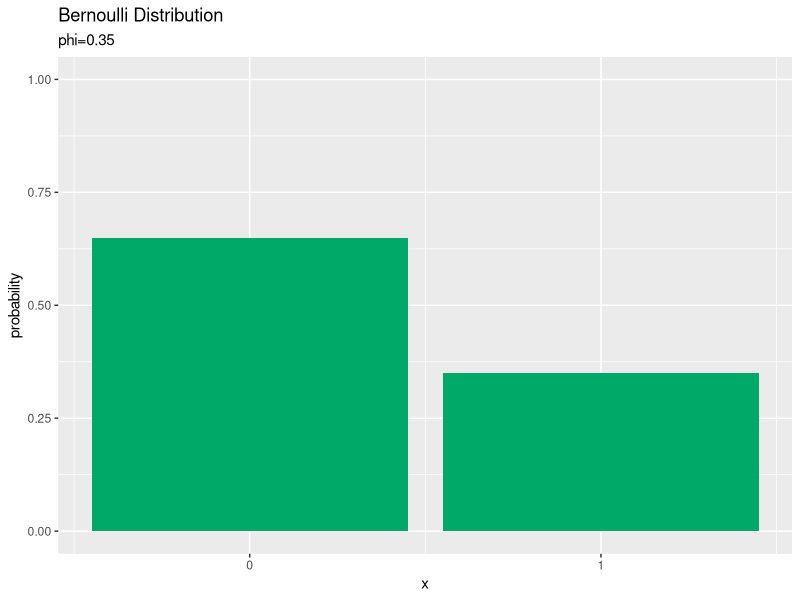
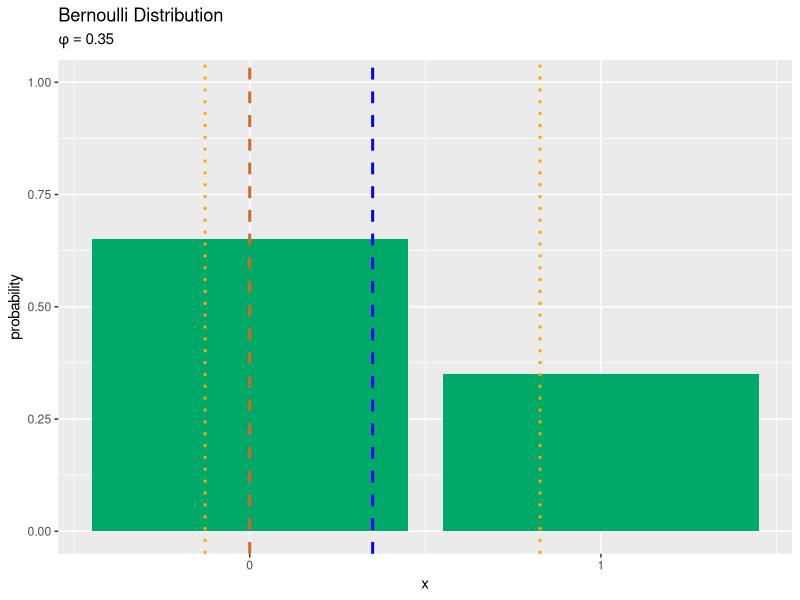
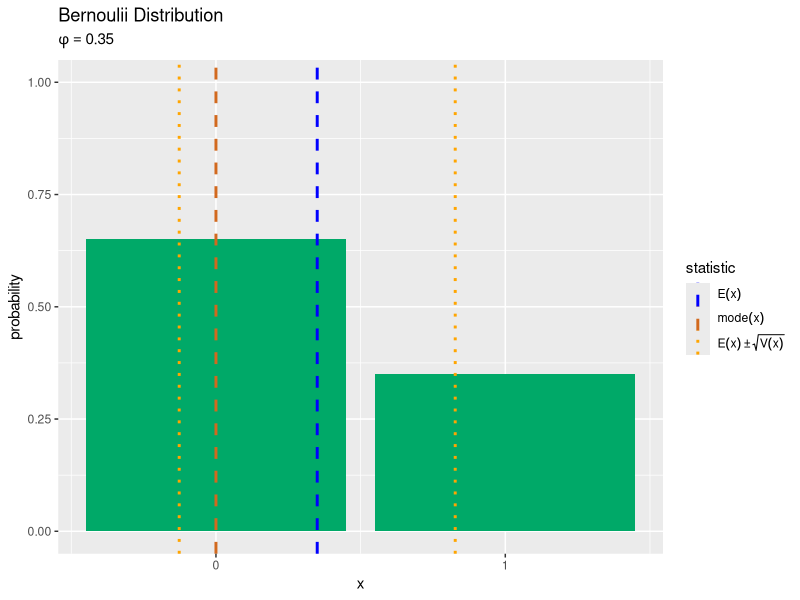
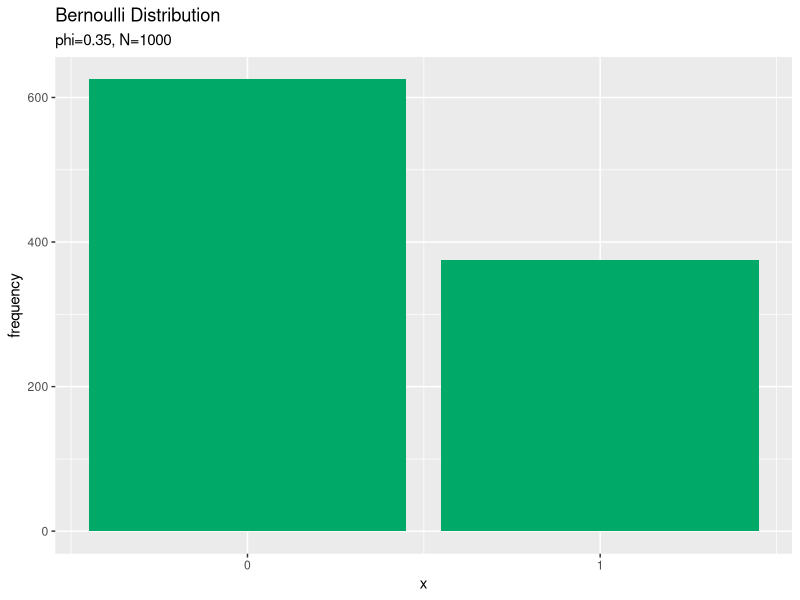
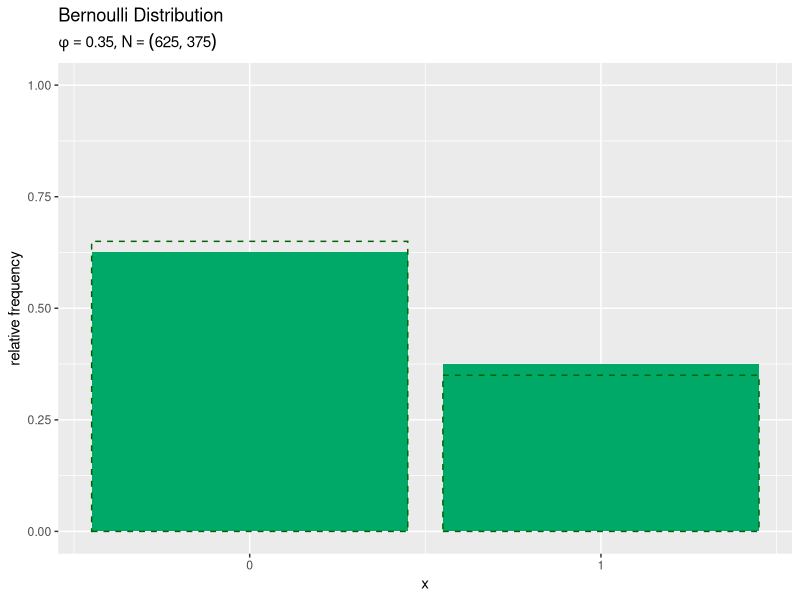

Write R code to recreate these figures, in order.
## ---- chunk 1
knitr::opts_chunk$set(
  echo = TRUE, 
  message = FALSE, error = FALSE, warning = FALSE, # メッセージを非表示
  fig.align = "center", # 画像を中央揃え
  fig.width = 5, fig.height = 4, # 画像のサイズ
  dev = "cairo_pdf", dev.args = list(family = "ipaexg"), # {ggplot2}に日本語を組み込む場合の対処
  class.source = "numberLines lineAnchors", # ソースを番号付けする
  class.output = "numberLines lineAnchors chunkout" # 出力を番号付けする
)
## ---- chunk 2
# パラメータを指定
phi <- 0.35

# 確率変数の値を指定:(0, 1)
x <- 1
## ---- chunk 3
# 定義式により確率を計算
prob <- phi^x * (1 - phi)^(1 - x)
prob
## ---- chunk 4
# 対数をとった定義式により確率を計算
log_prob <- x * log(phi) + (1 - x) * log(1 - phi)
prob <- exp(log_prob)
prob; log_prob
## ---- chunk 5
# 二項分布の関数により確率を計算
prob <- dbinom(x = x, size = 1, prob = phi)
prob
## ---- chunk 6
# 二項分布の対数をとった関数により確率を計算
log_prob <- dbinom(x = x, size = 1, prob = phi, log = TRUE)
prob <- exp(log_prob)
prob; log_prob
## ---- chunk 7
# ベクトルに変換
phi_v <- c(1 - phi, phi)
x_v <- c(1 - x, x)
phi_v; x_v
## ---- chunk 8
# 多項分布の関数により確率を計算
prob <- dmultinom(x = x_v, size = 1, prob = phi_v)
prob
## ---- chunk 9
# 多項分布の対数をとった関数により確率を計算
log_prob <- dmultinom(x = x_v, size = 1, prob = phi_v, log = TRUE)
prob <- exp(log_prob)
prob; log_prob
## ---- chunk 10
# インデックスにより確率を抽出
prob <- phi_v[x+1]
prob
## ---- chunk 11
# 平均を計算
E_x <- phi
E_x
## ---- chunk 12
# 分散を計算
V_x <- phi * (1 - phi)
V_x
## ---- chunk 13
# 最頻値を計算:(注:複数の場合も1つしか返さない)
mode_x <- which.max(c(1 - phi, phi)) - 1
mode_x
## ---- chunk 14
# 歪度を計算
skewness <- (1 - 2 * phi) / sqrt(phi * (1 - phi))
skewness
## ---- chunk 15
# 尖度を計算
kurtosis <- (1 - 6 * phi * (1 - phi)) / (phi * (1 - phi))
kurtosis
## ---- chunk 16
### 資料作成用

# チェック用
library(ggplot2)
## ---- chunk 17
# パラメータを指定
phi <- 0.35
## ---- chunk 18
# xがとり得る値を作成
x_vals <- 0:1
## ---- chunk 19
# ベルヌーイ分布を計算
prob_df <- tidyr::tibble(
  x = x_vals, # 確率変数
  probability = c(1 - phi, phi) # 確率
)
prob_df
## ---- chunk 20
# ベルヌーイ分布を作図
ggplot(data = prob_df, mapping = aes(x = x, y = probability)) + # データ
  geom_bar(stat = "identity", fill = "#00A968") + # 棒グラフ
  scale_x_continuous(breaks = x_vals, labels = x_vals) + # x軸目盛
  ylim(c(0, 1)) + # y軸の表示範囲
  labs(title = "Bernoulli Distribution", 
       subtitle = paste0("phi=", phi), # (文字列表記用)
       #subtitle = parse(text = paste0("phi==", phi)), # (数式表記用)
       x = "x", y = "probability") # ラベル
## ---- chunk 21
# 補助線用の統計量を計算
E_x <- phi
s_x <- sqrt(phi * (1 - phi))
mode_x <- which.max(c(1 - phi, phi)) - 1

# ベルヌーイ分布を作図:線のみ
ggplot(data = prob_df, mapping = aes(x = x, y = probability)) + # データ
  geom_bar(stat = "identity", fill = "#00A968") + # 分布
  geom_vline(xintercept = E_x, color = "blue", size = 1, linetype = "dashed") + # 期待値
  geom_vline(xintercept = E_x-s_x, color = "orange", size = 1, linetype = "dotted") + # 期待値 - 標準偏差
  geom_vline(xintercept = E_x+s_x, color = "orange", size = 1, linetype = "dotted") + # 期待値 + 標準偏差
  geom_vline(xintercept = mode_x, color = "chocolate", size = 1, linetype = "dashed") + # 最頻値
  scale_x_continuous(breaks = x_vals, labels = x_vals) + # x軸目盛
  ylim(c(0, 1)) + # y軸の表示範囲
  labs(title = "Bernoulli Distribution", 
       subtitle = parse(text = paste0("phi==", phi)), 
       x = "x", y = "probability") # ラベル
## ---- chunk 22
# 統計量を格納
stat_df <- tibble::tibble(
  statistic = c(E_x, E_x-s_x, E_x+s_x, mode_x), # 統計量
  type = c("mean", "sd", "sd", "mode") # 色分け用ラベル
)
stat_df
## ---- chunk 23
# 凡例用の設定を作成:(数式表示用)
color_vec <- c(mean = "blue", sd = "orange", mode = "chocolate")
linetype_vec <- c(mean = "dashed", sd = "dotted", mode = "dashed")
label_vec <- c(mean = expression(E(x)), sd = expression(E(x) %+-% sqrt(V(x))), mode = expression(mode(x)))
color_vec; linetype_vec; label_vec
## ---- chunk 24
# 統計量を重ねたベルヌーイ分布のグラフを作成:凡例付き
ggplot() + # データ
  geom_bar(data = prob_df, mapping = aes(x = x, y = probability), 
           stat = "identity", fill = "#00A968") + # 分布
  geom_vline(data = stat_df, mapping = aes(xintercept = statistic, color = type, linetype = type), 
             size = 1) + # 統計量
  scale_x_continuous(breaks = x_vals, labels = x_vals) + # x軸目盛
  scale_color_manual(values = color_vec, labels = label_vec, name = "statistic") + # 線の色:(色指定と数式表示用)
  scale_linetype_manual(values = linetype_vec, labels = label_vec, name = "statistic") + # 線の種類:(線指定と数式表示用)
  theme(legend.text.align = 0) + # 図の体裁:凡例
  ylim(c(0, 1)) + # y軸の表示範囲
  labs(title = "Bernoulii Distribution", 
       subtitle = parse(text = paste0("phi==", phi)), 
       x = "x", y = "probability") # ラベル
## ---- chunk 25
# パラメータとして利用する値を指定
phi_vals <- seq(from = 0, to = 1, by = 0.01)
#length(phi_vals) # フレーム数


# xがとり得る値を作成
x_vals <- 0:1

# パラメータごとにベルヌーイ分布を計算
anime_prob_df <- tidyr::expand_grid(
  x = x_vals, 
  phi = phi_vals
) |> # 全ての組み合わせを作成
  dplyr::arrange(phi, x) |> # パラメータごとに並べ替え
  dplyr::mutate(
    probability = dbinom(x = x, size = 1, prob = phi), 
    parameter = paste0("phi=", phi) |> 
      factor(levels = paste0("phi=", phi_vals)) # フレーム切替用ラベル
  ) # 確率を計算
anime_prob_df
## ---- chunk 26
# パラメータとして利用する値を作成
phi_vals <- seq(from = 0, to = 1, by = 0.01)
#length(phi_vals) # フレーム数


# xがとり得る値を作成
x_vals <- 0:1

# 歪度を計算
skewness_vec <- (1 - 2 * phi_vals) / sqrt(phi_vals * (1 - phi_vals))

# 尖度を計算
kurtosis_vec <- (1 - 6 * phi_vals * (1 - phi_vals)) / (phi_vals * (1 - phi_vals))

# ラベル用のテキストを作成
label_vec <- paste0(
  "phi=", phi_vals, ", skewness=", round(skewness_vec, 3), ", kurtosis=", round(kurtosis_vec, 3)
)
head(label_vec)
## ---- chunk 27
# パラメータごとにベルヌーイ分布を計算
anime_prob_df <- tidyr::expand_grid(
  x = x_vals, 
  phi = phi_vals
) |> # 全ての組み合わせを作成
  dplyr::arrange(phi, x) |> # パラメータごとに並べ替え
  dplyr::mutate(
    probability = dbinom(x = x, size = 1, prob = phi), 
    parameter = rep(label_vec, each = length(x_vals)) |> 
      factor(levels = label_vec) # フレーム切替用ラベル
  ) # 確率を計算
anime_prob_df
## ---- chunk 28
# パラメータごとに統計量を計算
anime_stat_df <- tibble::tibble(
  mean = phi_vals, # 期待値
  sd = sqrt(phi_vals * (1 - phi_vals)), # 標準偏差
  mode = max.col(cbind(1 - phi_vals, phi_vals)) - 1, # 最頻値
  parameter = factor(label_vec, levels = label_vec) # フレーム切替用のラベル
) |> # 統計量を計算
  dplyr::mutate(
    sd_m = mean - sd, 
    sd_p = mean + sd
  ) |> # 期待値±標準偏差を計算
  dplyr::select(!sd) |> # 不要な列を削除
  tidyr::pivot_longer(
    cols = !parameter, 
    names_to = "type", 
    values_to = "statistic"
  ) |> # 統計量の列をまとめる
  dplyr::mutate(
    type = stringr::str_replace(type, pattern = "sd_.", replacement = "sd")) # 期待値±標準偏差のカテゴリを統一
anime_stat_df
## ---- chunk 29
# 凡例用の設定を作成:(数式表示用)
color_vec <- c(mean = "blue", sd = "orange", mode = "chocolate")
linetype_vec <- c(mean = "dashed", sd = "dotted", mode = "dashed")
label_vec <- c(mean = expression(E(x)), sd = expression(E(x) %+-% sqrt(V(x))), mode = expression(mode(x)))
## ---- chunk 30
### 資料作成用

# チェック用
library(magrittr)
library(ggplot2)
## ---- chunk 31
# パラメータを指定
phi <- 0.35

# データ数を指定
N <- 1000
## ---- chunk 32
# ベルヌーイ分布に従う乱数を生成
x_n <- rbinom(n = N, size = 1, prob = phi)
head(x_n)
## ---- chunk 33
# xがとり得る値を作成
x_vals <- 0:1

# サンプルを集計
freq_df <- tidyr::tibble(
  x = x_vals, # 確率変数
  frequency = c(N - sum(x_n), sum(x_n)) # 度数
)
freq_df
## ---- chunk 34
# サンプルのヒストグラムを作成:度数
ggplot(data = freq_df, mapping = aes(x = x, y = frequency)) + # データ
  geom_bar(stat = "identity", fill = "#00A968") + # 度数
  scale_x_continuous(breaks = x_vals, labels = x_vals) + # x軸目盛
  labs(title = "Bernoulli Distribution", 
       subtitle = paste0("phi=", phi, ", N=", N), 
       x = "x", y = "frequency") # ラベル
## ---- chunk 35
# ベルヌーイ分布を計算
prob_df <- tidyr::tibble(
  x = x_vals, # 確率変数
  probability = c(1 - phi, phi) # 確率
)

# サンプルのヒストグラムを作成:相対度数
ggplot() + 
  geom_bar(data = freq_df, mapping = aes(x = x, y = frequency/N), 
           stat = "identity", fill = "#00A968") + # 構成比
  geom_bar(data = prob_df, mapping = aes(x = x, y = probability), 
           stat = "identity", alpha = 0, color = "darkgreen", linetype = "dashed") + # 元の分布
  scale_x_continuous(breaks = x_vals, labels = x_vals) + # x軸目盛
  ylim(c(0, 1)) + # y軸の表示範囲
  labs(
    title = "Bernoulli Distribution", 
    subtitle = parse(
      text = paste0(
        "list(phi==", phi, ", N==(list(", paste0(freq_df[["frequency"]], collapse = ", "), ")))")
    ), 
    x = "x", y = "relative frequency"
  ) # ラベル
## ---- chunk 36
# パラメータを指定
phi <- 0.35

# # データ数(フレーム数)を指定
N <- 300


# ベルヌーイ分布に従う乱数を生成
x_n <- rbinom(n = N, size = 1, prob = phi)
head(x_n)
## ---- chunk 37
# xがとり得る値を作成
x_vals <- 0:1

# サンプルを集計
freq_df <- tibble::tibble(
  x = x_n, # サンプル
  n = 1:N, # データ番号
  frequency = 1 # 集計用の値
) |> 
  dplyr::right_join(tidyr::expand_grid(x = x_vals, n = 1:N), by = c("x", "n")) |> # 全てのパターンに結合
  dplyr::mutate(frequency = tidyr::replace_na(frequency, replace = 0)) |> # サンプルにない場合の欠損値を0に置換
  dplyr::arrange(n, x) |> # 集計用に昇順に並べ替え
  dplyr::group_by(x) |> # 集計用にグループ化
  dplyr::mutate(frequency = cumsum(frequency)) |> # 累積和を計算
  dplyr::ungroup() # グループ化を解除
freq_df
## ---- chunk 38
# フレーム切替用のラベルを作成
label_vec <- freq_df |> 
  tidyr::pivot_wider(
    id_cols = n, 
    names_from = x, 
    names_prefix = "x", 
    values_from = frequency
  ) |> # 度数列を展開
  tidyr::unite(col = "label", dplyr::starts_with("x"), sep = ", ") |> # 度数情報をまとめて文字列化
  dplyr::mutate(
    label = paste0("phi=", phi, ", N=", n, "=(", label, ")") %>% 
      factor(., levels = .)
  ) |> # パラメータ情報をまとめて因子化
  dplyr::pull(label) # ベクトルとして取得
head(label_vec)
## ---- chunk 39
# フレーム切替用のラベルを追加
anime_freq_df <- freq_df |> 
  tibble::add_column(parameter = rep(label_vec, each = length(x_vals)))
anime_freq_df
## ---- chunk 40
# サンプルを格納
anime_data_df <- tibble::tibble(
  x = x_n, # サンプル
  parameter = label_vec # フレーム切替用ラベルを追加
)
anime_data_df
## ---- chunk 41
# ベルヌーイ分布の情報を複製
anime_prob_df <- tibble::tibble(
  x = x_vals, # 確率変数
  probability = c(1 - phi, phi), # 確率
  num = N # 複製数
) |> 
  tidyr::uncount(num) |> # データ数分に複製
  tibble::add_column(parameter = rep(label_vec, times = length(x_vals))) |> # フレーム切替用ラベルを追加
  dplyr::arrange(parameter) # サンプリング回数ごとに並べ替え
anime_prob_df
